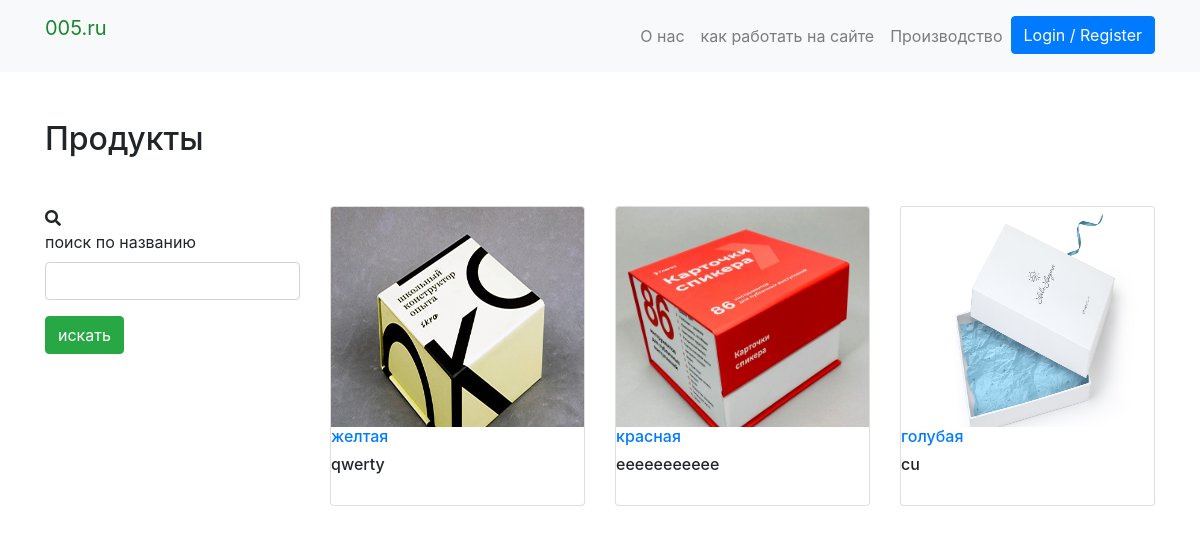
/products_by_category/1/, run on an earlier commit of the app's database.
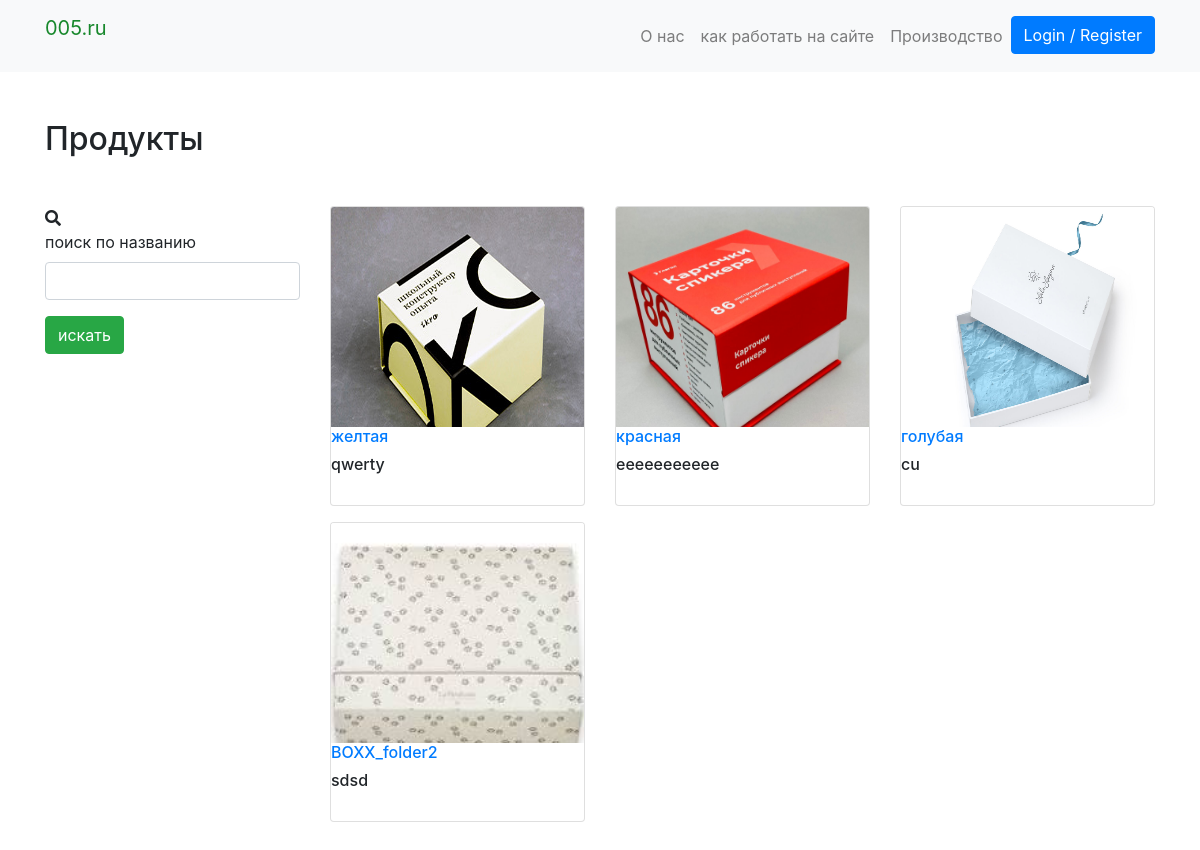
And on a later commit of the database.
### products/models.py (models this page shows, shortened)
class  Product(PolymorphicModel):
    BOX_SIZES = (
                ('50х50х35', '50х50х35'),
                ('60х60х40', '60х60х40'),
                ('60х60х40-P', '60х60х40-P'),
                ('80х80х40', '80х80х40'),
                ('80х80х40-P', '80х80х40-P'),
                ('240х185х120', '240х185х120'),
                ('270х220х70', '270х220х70'),
                ('корешок 25-40 круглый механизм 7200', 'корешок 25-40 круглый механизм 7200'),
                ('корешок 45-65 д-образный механизм', 'корешок 45-65 д-образный механизм'),
                )
    mainimage = models.ImageField(upload_to='products/', blank=True, null=True)
    name = models.CharField(max_length=300, default = None, null=True)
    slug = models.SlugField(default = None, null=True)
    subcategory = models.ForeignKey(SubCategory, on_delete=models.CASCADE, default = None, null=True)
    category = models.ForeignKey(Category, on_delete=models.CASCADE, default = None, null=True)
    preview_text = models.TextField(max_length=200, verbose_name='Preview Text', blank=True, null=True)
    detail_text = models.TextField(max_length=1000, verbose_name='Detail Text', blank=True, null=True)
    price = models.FloatField(default = None, null=True)
    tirazh = models.IntegerField(null=False)
    t = models.IntegerField(null=True)
    k = models.IntegerField(null=True)
    box_size = models.CharField(max_length=50, choices=BOX_SIZES,default='80х80х40')

class BoxType2(Product):
    def __init__(self, *args, **kwargs):
        BOX_SIZES = (
            ('50х50х35', '50х50х35'),
            ('60х60х40', '60х60х40'),
            )
        self._meta.get_field('box_size').default  = '270х220х70'
        self._meta.get_field('box_size').choices = BOX_SIZES
        super(BoxType2, self).__init__(*args, **kwargs)

class  Product(PolymorphicModel):
    BOX_SIZES = (
                ('50х50х35', '50х50х35'),
                ('60х60х40', '60х60х40'),
                ('60х60х40-P', '60х60х40-P'),
                ('80х80х40', '80х80х40'),
                ('80х80х40-P', '80х80х40-P'),
                ('240х185х120', '240х185х120'),
                ('270х220х70', '270х220х70'),
                ('корешок 25-40 круглый механизм 7200', 'корешок 25-40 круглый механизм 7200'),
                ('корешок 45-65 д-образный механизм', 'корешок 45-65 д-образный механизм'),
                )
    mainimage = models.ImageField(upload_to='products/', blank=True, null=True)
    name = models.CharField(max_length=300, default = None, null=True)
    slug = models.SlugField(default = None, null=True)
    subcategory = models.ForeignKey(SubCategory, on_delete=models.CASCADE, default = None, null=True)
    category = models.ForeignKey(Category, on_delete=models.CASCADE, default = None, null=True)
    preview_text = models.TextField(max_length=200, verbose_name='Preview Text', blank=True, null=True)
    detail_text = models.TextField(max_length=1000, verbose_name='Detail Text', blank=True, null=True)
    price = models.FloatField(default = None, null=True)
    tirazh = models.IntegerField(null=False)
    t = models.IntegerField(null=True)
    k = models.IntegerField(null=True)
    box_size = models.CharField(max_length=50, choices=BOX_SIZES,default='80х80х40')

class BoxType1(Product):
    def __init__(self, *args, **kwargs):
        BOX_SIZES = (
            ('240х185х120', '240х185х120'),
            ('270х220х70', '270х220х70'),
            )
        self._meta.get_field('box_size').default  = '240х185х120'
        self._meta.get_field('box_size').choices = BOX_SIZES
        super(BoxType1, self).__init__(*args, **kwargs)

class FolderType2(Product):
    def __init__(self, *args, **kwargs):
        BOX_SIZES = (
            ('корешок 25-40 круглый механизм 7200', 'корешок 25-40 круглый механизм 7200'),
            ('корешок 45-65 д-образный механизм', 'корешок 45-65 д-образный механизм'),
            )
        self._meta.get_field('box_size').default  = 'корешок 25-40 круглый механизм 7200'
        self._meta.get_field('box_size').choices = BOX_SIZES
        super(FolderType2, self).__init__(*args, **kwargs)

### products/views.py (the view)
# urls.py: path('products_by_category/<category>/', products_by_category, name='products_by_category'),
def products_by_category(request, category):
    print("category", category)
    product_list  = Product.objects.filter(category = category)
    product_filter = ProductFilter(request.GET, queryset=product_list)
    return render(request, 'products/category_products.html', {'filter': product_filter})

### products/templates/products/category_products.html (shortened to what this page needs)
{% extends 'products/base.html' %}
{% load crispy_forms_tags %}
{% block content %}
  <div class="container my-5">
  	<h2 class="my-5">Продукты</h2>
    <div class="row">
    <div class="col-md-3">
		<span class="icon"><i class="fa fa-search"></i></span>
			<form method="get">
				{{ filter.form| crispy }}
			<button type= "submit"
		class= "btn btn-success btn-buy">
		  искать
		</button>
		</div>
    <div class="col-md-9">
		<div class="row">
			{% for product in filter.qs %}
		  <div class="col-md-6 col-sm-12 col-lg-4">
			<figure class="card card-product">
				<div class="img-wrap">
					<img src="{{ product.mainimage.url }}" style="width: 100%; height: 250px;">
				</div>
				<figcaption class="info-wrap">
					<h6 class="title text-dots"><a href="/product/{{ product.slug }}">{{ product.name }}</a></h6>
					<h6 class="title text-dots">{{ product.preview_text }}</a></h6>
					<div class="action-wrap">
					</div>
				</figcaption>
			</figure>
		</div>
      {% endfor %}
		</div>
	</div>
  </div>
  </div>
{% endblock %}

What changed in the data, as far as the page shows it:
added FolderType2: mainimage (picture), name "BOXX_folder2", preview_text "sdsd"
